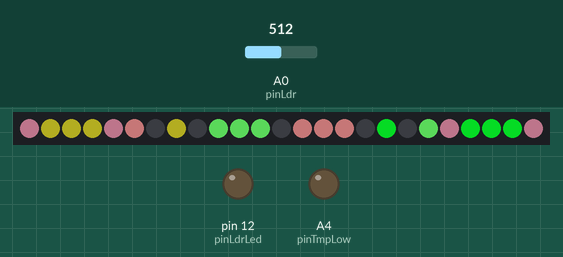
A sketch run on a simulated Arduino Uno, built with avr-gcc and run on an emulated ATmega328P. Shown: 25 RGB LEDs in strip order, left to right, output pins drawn as LEDs (lit = HIGH). Inputs (shaded band) come from the test bench; at power-on: A0 (pinLdr) = 512. Dim RGB values are drawn brighter than linear; random numbers use the default seed unless the sketch sets one.

Above: at 3.0 s.
3.3 s: A0 (pinLdr) set to 240
At 3.63 s:
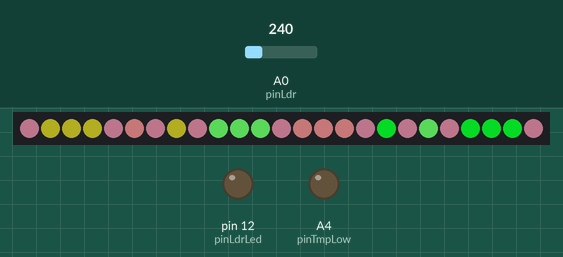
At 7.01 s:
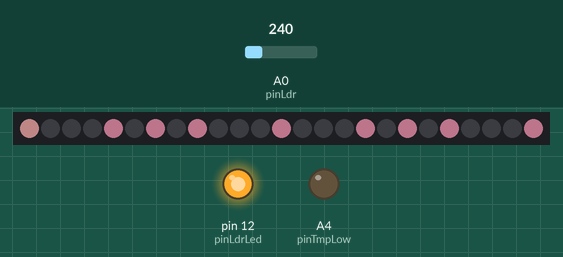
8.9 s: A0 (pinLdr) set to 122
13.0 s: A0 (pinLdr) set to 233
At 14.4 s:
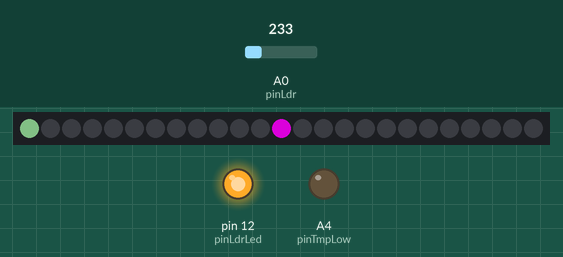
15.8 s: A0 (pinLdr) set to 260
18.6 s: A0 (pinLdr) set to 716
At 20.6 s:
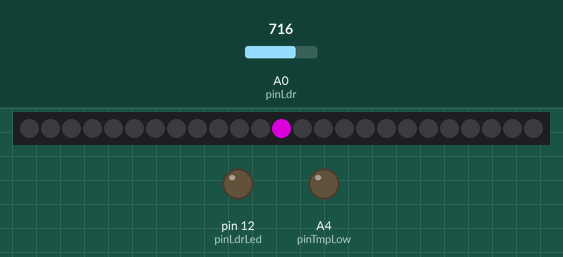
21.4 s: A0 (pinLdr) set to 511
Timing chart, 0 to 24.4 s (numbered marks = the images above; inputs shaded):
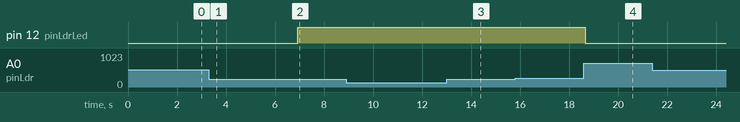

Measured:
- after the input at 3.3 s, pin 12 (pinLdrLed): LOW → HIGH after 3.6 s

The sketch:

LedMatrix5x5TmpLdr_v3.ino
```cpp
#include "numbers.h"
#include "letters.h"
#include <FastLED.h>

//LED Strip
#define LED_PIN     2
#define NUM_LEDS    25

#define MAX_BRIGHTNESS 250      // Full power is 255, watch the power!
#define MIN_BRIGHTNESS 100       //set to a minimum
int BRIGHTNESS = 150;

#define LED_TYPE    WS2811
#define COLOR_ORDER GRB

CRGB leds[NUM_LEDS];
CRGB _black = CRGB::Black;

uint8_t _updatesPerSecond=2, _delayDefault=100;

//Temperature TMP 36
const int pinTmp=A5, pinTmpLow=A4;
const unsigned long tmpUpdateDelay = 60000;
unsigned long tmpLastUpdate;
float tempC, tempF, tempCadjust= 0.0;
const int tempShowCount = 3;

//Light sensor with LDR
const int pinLdr=A0, pinLdrLed=12;
const unsigned int ldrUpdateDelay = 500, ldrThreshold = 250;
unsigned long ldrLastUpdate;
int ldrValue, ledValue;

void setup() {
  //Serial.begin(9600);
    delay( 2000 ); // power-up safety delay

    randomSeed(analogRead(7));

    pinMode(pinTmp, INPUT);
    //Set pins Gnd
    pinMode(pinTmpLow, OUTPUT);
    digitalWrite(pinTmpLow, LOW);

    pinMode(pinLdr, INPUT);
    pinMode(pinLdrLed, OUTPUT);

    FastLED.addLeds<LED_TYPE, LED_PIN, COLOR_ORDER>(leds, NUM_LEDS).setCorrection( TypicalLEDStrip );
    FastLED.setBrightness(  BRIGHTNESS );

    ldrSensor();
}


void loop()
{
  if(millis() - ldrLastUpdate > ldrUpdateDelay || ldrLastUpdate > millis()){
      ldrSensor();
      ldrLastUpdate = millis();
      /*
      Serial.print("millis: "); Serial.println(ldrLastUpdate);
      Serial.print("LDR: "); Serial.println(ldrValue);
      Serial.print("BRIGHTNESS: "); Serial.println(BRIGHTNESS);
      */
  }

  if(millis() - tmpLastUpdate > tmpUpdateDelay || tmpLastUpdate > millis()){
    displayTemperature();
    tmpLastUpdate = millis();
  }

  SelectMatrixPattern();
}


void SelectMatrixPattern()
{
    uint8_t secondHand = (millis() / 1000) % 60;
    static uint8_t lastSecond = 99; //prevents repeat of same pattern of all 60 seconds are assigned a pattern
    static uint8_t lastPattern = 99; //last pattern to prevent repeat of pattern

    if(lastSecond != secondHand) {
      lastSecond = secondHand;

      if(secondHand <= 10 & lastPattern != 0) {
        lastPattern = 0; MatrixCross();
      }else if(secondHand <= 15 & lastPattern != 1) {
        //Serial.println("MatrixOneByOne: ");
        lastPattern = 1; MatrixOneByOne();
      }else if(secondHand <= 25 & lastPattern != 2){
        //Serial.println("MatrixSnake: "); delay(50);
        lastPattern = 2; MatrixSnake();
      }else if(secondHand <= 35 & lastPattern != 3){
        //Serial.println("MatrixSquareInOut: ");
        lastPattern = 3;
        for(int i=0; i<random(1,5); i++){ MatrixSquareInOut(); } //run pattern 1 to 4 times
      }else if(secondHand <= 45 & lastPattern != 4) {
        //Serial.println("MatrixRandomFill: ");
        lastPattern = 4; MatrixRandomFill();
      }else{
        MatrixColorTemperature();
      }
    }
}

void MatrixCross(){
  FastLED.clear(); FastLED.delay(_delayDefault);

  CRGB color1 = CRGB(random8(), random(MIN_BRIGHTNESS), constrain(random8(), MIN_BRIGHTNESS, BRIGHTNESS)); //X
  CRGB color2 = CRGB(constrain(random8(), MIN_BRIGHTNESS, BRIGHTNESS), random8(), constrain(random8(), MIN_BRIGHTNESS, BRIGHTNESS)); //left
  CRGB color3 = CRGB(random8(), constrain(random8(), MIN_BRIGHTNESS, BRIGHTNESS), constrain(random8(), MIN_BRIGHTNESS, BRIGHTNESS)); //right
  CRGB color4 = CRGB(constrain(random8(), MIN_BRIGHTNESS, BRIGHTNESS), constrain(random8(), MIN_BRIGHTNESS, BRIGHTNESS), random8()); //bottom
  CRGB color5 = CRGB(constrain(random8(), MIN_BRIGHTNESS, BRIGHTNESS), constrain(random8(), MIN_BRIGHTNESS, BRIGHTNESS), constrain(random8(), MIN_BRIGHTNESS, BRIGHTNESS)); //top

  int numLeds = 12;
  int leds10_1[] = {0, 4, 20, 24, 6, 8, 16, 18, 12, 12, 12, 12};

  for(int i=0; i<numLeds; i+=4){
    leds[leds10_1[i]] = color1;
    leds[leds10_1[i+1]] = color1;
    leds[leds10_1[i+2]] = color1;
    leds[leds10_1[i+3]] = color1;

    FastLED.show(); FastLED.delay(_delayDefault*2);
  }

  FastLED.delay(_delayDefault);

  for(int i=0; i<random(1,5); i++){
    leds[1] = color4;
    leds[2] = color4;
    leds[3] = color4;
    leds[5] = color3;
    leds[14] = color3;
    leds[15] = color3;
    leds[21] = color5;
    leds[22] = color5;
    leds[23] = color5;
    leds[9] = color2;
    leds[10] = color2;
    leds[19] = color2;

    FastLED.show(); FastLED.delay(_delayDefault*2);

    leds[7] = color4;
    leds[13] = color3;
    leds[17] = color5;
    leds[11] = color2;

    FastLED.show(); FastLED.delay(_delayDefault*2);

    for(int i=numLeds-1; i>0; i-=4){
      leds[leds10_1[i]] = _black;
      leds[leds10_1[i-1]] = _black;
      leds[leds10_1[i-2]] = _black;
      leds[leds10_1[i-3]] = _black;

      FastLED.show();
      FastLED.delay(_delayDefault*2);
    }

    FastLED.delay(_delayDefault);

    for(int i=0; i<numLeds; i+=4){
      leds[leds10_1[i]] = color1;
      leds[leds10_1[i+1]] = color1;
      leds[leds10_1[i+2]] = color1;
      leds[leds10_1[i+3]] = color1;

      FastLED.show(); FastLED.delay(_delayDefault*2);
    }

    FastLED.delay(_delayDefault);

    leds[7] = _black;
    leds[13] = _black;
    leds[17] = _black;
    leds[11] = _black;

    FastLED.show(); FastLED.delay(_delayDefault*2);

    leds[1] = _black;
    leds[2] = _black;
    leds[3] = _black;
    leds[5] = _black;
    leds[14] = _black;
    leds[15] = _black;
    leds[21] = _black;
    leds[22] = _black;
    leds[23] = _black;
    leds[9] = _black;
    leds[10] = _black;
    leds[19] = _black;

    FastLED.show(); FastLED.delay(_delayDefault*2);
  }

}

void MatrixSquareInOut(){

  CRGB color1 = CRGB(random8(), random(MIN_BRIGHTNESS), constrain(random8(), MIN_BRIGHTNESS, BRIGHTNESS)); //outside
  CRGB color2 = CRGB(random8(), constrain(random8(), MIN_BRIGHTNESS, BRIGHTNESS), random(BRIGHTNESS)); //middle
  CRGB color3 = CRGB(random8(), random8(), random8()); //center

  FastLED.clear();
  FastLED.delay(_delayDefault*2);

  int numLeds = 8;
  int leds8_1[] = {0, 2, 4, 10, 14, 20, 22, 24};
  CRGB colors8_1[] = {color1, color1, color1, color1, color1, color1, color1, color1};
  updateLedsArray(numLeds, leds8_1, colors8_1, _delayDefault);

  int leds8_2[] = {1, 3, 5, 9, 15, 19, 21, 23};
  CRGB colors8_2[] = {color1, color1, color1, color1, color1, color1, color1, color1};
  updateLedsArray(numLeds, leds8_2, colors8_2, _delayDefault);

  numLeds = 4;
  int leds4_1[] = {8, 6, 16, 18};
  CRGB colors4_1[] = {color2, color2, color2, color2};
  updateLedsArray(numLeds, leds4_1, colors4_1, _delayDefault);

  int leds4_2[] = {7, 11, 13, 17};
  CRGB colors4_2[] = {color2, color2, color2, color2};
  updateLedsArray(numLeds, leds4_2, colors4_2, _delayDefault);

  numLeds = 1;
  int leds1_1[] = {12};
  CRGB colors1_1[] = {color3};
  updateLedsArray(numLeds, leds1_1, colors1_1, _delayDefault*2);

  int leds1_2[] = {12};
  CRGB colors1_2[] = {_black};
  updateLedsArray(numLeds, leds1_2, colors1_2, _delayDefault);

  numLeds = 4;
  int leds4_3[] = {7, 11, 13, 17};
  CRGB colors4_3[] = {_black, _black, _black, _black};
  updateLedsArray(numLeds, leds4_3, colors4_3, _delayDefault);

  int leds4_4[] = {8, 6, 16, 18};
  CRGB colors4_4[] = {_black, _black, _black, _black};
  updateLedsArray(numLeds, leds4_4, colors4_4, _delayDefault);

  numLeds = 8;
  int leds8_3[] = {1, 3, 5, 9, 15, 19, 21, 23};
  CRGB colors8_3[] = {_black, _black, _black, _black, _black, _black, _black, _black};
  updateLedsArray(numLeds, leds8_3, colors8_3, _delayDefault);

  int leds8_4[] = {0, 2, 4, 10, 14, 20, 22, 24};
  CRGB colors8_4[] = {_black, _black, _black, _black, _black, _black, _black, _black};
  updateLedsArray(numLeds, leds8_4, colors8_4, _delayDefault);
}

  // This function fills the palette with totally random colors.
void MatrixRandomFill()
{
  static int randomLed = random(NUM_LEDS);

  fill_solid( leds, NUM_LEDS, CRGB(MIN_BRIGHTNESS, MIN_BRIGHTNESS, MIN_BRIGHTNESS));
  FastLED.show();
  FastLED.delay(_delayDefault);

    for( int i = 0; i < NUM_LEDS*2; i++) {
        randomLed = random(NUM_LEDS);
        leds[randomLed] = CHSV( random(MIN_BRIGHTNESS, MAX_BRIGHTNESS), random(MIN_BRIGHTNESS, MAX_BRIGHTNESS), BRIGHTNESS);

        FastLED.show();

        ldrSensor();
        FastLED.delay(_delayDefault);
    }
}

void MatrixOneByOne(){
  CRGB color = CRGB(constrain(random(BRIGHTNESS), MIN_BRIGHTNESS, MAX_BRIGHTNESS),
    constrain(random(BRIGHTNESS), MIN_BRIGHTNESS, MAX_BRIGHTNESS),
    constrain(random(BRIGHTNESS), MIN_BRIGHTNESS, MAX_BRIGHTNESS));

  for(int i=0; i< NUM_LEDS; i++){
    leds[i] = color;
    FastLED.show();
    FastLED.delay(_delayDefault);

    if(i>0){ leds[i-1] = _black; }
  }

  FastLED.clear();
  FastLED.delay(_delayDefault);
}

void MatrixSnake(){
  fill_solid( leds, NUM_LEDS, CRGB(MIN_BRIGHTNESS, MIN_BRIGHTNESS, MIN_BRIGHTNESS));
  FastLED.show();
  FastLED.delay(_delayDefault*2);

  CRGB color1 = CRGB(255, 0, 0); //red
  CRGB color2 = CRGB(255, 130, 0); //orange
  CRGB color3 = CRGB(MAX_BRIGHTNESS, MAX_BRIGHTNESS, 0); //yellow
  CRGB color4 = CRGB(170, 255, 50); //lime
  CRGB color5 = CRGB(0, 255, 0); //green
  CRGB color6 = CRGB(0, MAX_BRIGHTNESS, MAX_BRIGHTNESS); //aqua
  CRGB color7 = CRGB(0, 125, 255); //light blue
  CRGB color8 = CRGB(0, 0, 255); //blue
  CRGB color9 = CRGB(50, 0, 255); //violet
  CRGB color10 = CRGB(130, 0, 255); //purple
  CRGB color11 = CRGB(130, 0, 130); //pinkish purple
  CRGB color12 = CRGB(250, 0, 250); //pink

  int numLeds = 1;
  int leds1_1[] = {24};
  CRGB colors1_1[] = {color1};
  updateLedsArray(numLeds, leds1_1, colors1_1, _delayDefault);

  numLeds = 2;
  int leds2_1[] = {23, 24};
  CRGB colors2_1[] = {color1, color2};
  updateLedsArray(numLeds, leds2_1, colors2_1, _delayDefault);

  numLeds = 3;
  int leds3_1[] = {22, 23, 24};
  CRGB colors3_1[] = {color1, color2, color3};
  updateLedsArray(numLeds, leds3_1, colors3_1, _delayDefault);

  numLeds = 4;
  int leds4_1[] = {21, 22, 23, 24};
  CRGB colors4_1[] = {color1, color2, color3, color4};
  updateLedsArray(numLeds, leds4_1, colors4_1, _delayDefault);

  numLeds = 5;
  int leds5_1[] = {20, 21, 22, 23, 24};
  CRGB colors5_1[] = {color1, color2, color3, color4, color5};
  updateLedsArray(numLeds, leds5_1, colors5_1, _delayDefault);

  numLeds = 6;
  int leds6_1[] = {19, 20, 21, 22, 23, 24};
  CRGB colors6_1[] = {color1, color2, color3, color4, color5, color6};
  updateLedsArray(numLeds, leds6_1, colors6_1, _delayDefault);

  numLeds = 7;
  int leds7_1[] = {10, 19, 20, 21, 22, 23, 24};
  CRGB colors7_1[] = {color1, color2, color3, color4, color5, color6, color7};
  updateLedsArray(numLeds, leds7_1, colors7_1, _delayDefault);

  numLeds = 8;
  int leds8_1[] = {9, 10, 19, 20, 21, 22, 23, 24};
  CRGB colors8_1[] = {color1, color2, color3, color4, color5, color6, color7, color8};
  updateLedsArray(numLeds, leds8_1, colors8_1, _delayDefault);

  numLeds = 9;
  int leds9_1[] = {0, 9, 10, 19, 20, 21, 22, 23, 24};
  CRGB colors9_1[] = {color1, color2, color3, color4, color5, color6, color7, color8, color9};
  updateLedsArray(numLeds, leds9_1, colors9_1, _delayDefault);

  numLeds = 10;
  int leds10_1[] = {1, 0, 9, 10, 19, 20, 21, 22, 23, 24};
  CRGB colors10_1[] = {color1, color2, color3, color4, color5, color6, color7, color8, color9, color10};
  updateLedsArray(numLeds, leds10_1, colors10_1, _delayDefault);

  numLeds = 11;
  int leds11_1[] = {2, 1, 0, 9, 10, 19, 20, 21, 22, 23, 24};
  CRGB colors11_1[] = {color1, color2, color3, color4, color5, color6, color7, color8, color9, color10, color11};
  updateLedsArray(numLeds, leds11_1, colors11_1, _delayDefault);

  numLeds = 12;
  int leds12_1[] = {3, 2, 1, 0, 9, 10, 19, 20, 21, 22, 23, 24};
  CRGB colors12_1[] = {color1, color2, color3, color4, color5, color6, color7, color8, color9, color10, color11, color12};
  updateLedsArray(numLeds, leds12_1, colors12_1, _delayDefault);

  numLeds = 13;
  int leds13_1[] = {4, 3, 2, 1, 0, 9, 10, 19, 20, 21, 22, 23, 24};
  CRGB colors13_1[] = {color1, color2, color3, color4, color5, color6, color7, color8, color9, color10, color11, color12, _black};
  updateLedsArray(numLeds, leds13_1, colors13_1, _delayDefault);

  int leds13_2[] = {5, 4, 3, 2, 1, 0, 9, 10, 19, 20, 21, 22, 23};
  CRGB colors13_2[] = {color1, color2, color3, color4, color5, color6, color7, color8, color9, color10, color11, color12, _black};
  updateLedsArray(numLeds, leds13_2, colors13_2, _delayDefault);

  int leds13_3[] = {14, 5, 4, 3, 2, 1, 0, 9, 10, 19, 20, 21, 22};
  CRGB colors13_3[] = {color1, color2, color3, color4, color5, color6, color7, color8, color9, color10, color11, color12, _black};
  updateLedsArray(numLeds, leds13_3, colors13_3, _delayDefault);

  int leds13_4[] = {15, 14, 5, 4, 3, 2, 1, 0, 9, 10, 19, 20, 21};
  CRGB colors13_4[] = {color1, color2, color3, color4, color5, color6, color7, color8, color9, color10, color11, color12, _black};
  updateLedsArray(numLeds, leds13_4, colors13_4, _delayDefault);

  int leds13_5[] = {16, 15, 14, 5, 4, 3, 2, 1, 0, 9, 10, 19, 20};
  CRGB colors13_5[] = {color1, color2, color3, color4, color5, color6, color7, color8, color9, color10, color11, color12, _black};
  updateLedsArray(numLeds, leds13_5, colors13_5, _delayDefault);

  int leds13_6[] = {17, 16, 15, 14, 5, 4, 3, 2, 1, 0, 9, 10, 19};
  CRGB colors13_6[] = {color1, color2, color3, color4, color5, color6, color7, color8, color9, color10, color11, color12, _black};
  updateLedsArray(numLeds, leds13_6, colors13_6, _delayDefault);

  leds[18] = color1;
  leds[17] = color2;
  leds[16] = color3;
  leds[15] = color4;
  leds[14] = color5;
  leds[5] = color6;
  leds[4] = color7;
  leds[3] = color8;
  leds[2] = color9;
  leds[1] = color10;
  leds[0] = color11;
  leds[9] = color12;
  leds[10] = _black;
  FastLED.show();
  FastLED.delay(_delayDefault);

  leds[11] = color1;
  leds[18] = color2;
  leds[17] = color3;
  leds[16] = color4;
  leds[15] = color5;
  leds[14] = color6;
  leds[5] = color7;
  leds[4] = color8;
  leds[3] = color9;
  leds[2] = color10;
  leds[1] = color11;
  leds[0] = color12;
  leds[9] = _black;
  FastLED.show();
  FastLED.delay(_delayDefault);

  leds[8] = color1; leds[11] = color2; leds[18] = color3; leds[17] = color4; leds[16] = color5;
  leds[15] = color6;
  leds[14] = color7;
  leds[5] = color8;
  leds[4] = color9;
  leds[3] = color10;
  leds[2] = color11;
  leds[1] = color12;
  leds[0] = _black;
  FastLED.show();
  FastLED.delay(_delayDefault);

  leds[7] = color1;
  leds[8] = color2;
  leds[11] = color3;
  leds[18] = color4;
  leds[17] = color5;
  leds[16] = color6;
  leds[15] = color7;
  leds[14] = color8;
  leds[5] = color9;
  leds[4] = color10;
  leds[3] = color11;
  leds[2] = color12;
  leds[1] = _black;
  FastLED.show();
  FastLED.delay(_delayDefault);

  leds[6] = color1;
  leds[7] = color2;
  leds[8] = color3;
  leds[11] = color4;
  leds[18] = color5;
  leds[17] = color6;
  leds[16] = color7;
  leds[15] = color8;
  leds[14] = color9;
  leds[5] = color10;
  leds[4] = color11;
  leds[3] = color12;
  leds[2] = _black;
  FastLED.show();
  FastLED.delay(_delayDefault);

  leds[13] = color1;
  leds[6] = color2;
  leds[7] = color3;
  leds[8] = color4;
  leds[11] = color5;
  leds[18] = color6;
  leds[17] = color7;
  leds[16] = color8;
  leds[15] = color9;
  leds[14] = color10;
  leds[5] = color11;
  leds[4] = color12;
  leds[3] = _black;
  FastLED.show();
  FastLED.delay(_delayDefault);

  leds[12] = color1;
  leds[13] = color2;
  leds[6] = color3;
  leds[7] = color4;
  leds[8] = color5;
  leds[11] = color6;
  leds[18] = color7;
  leds[17] = color8;
  leds[16] = color9;
  leds[15] = color10;
  leds[14] = color11;
  leds[5] = color12;
  leds[4] = _black;
  FastLED.show();
  FastLED.delay(_delayDefault);

  leds[12] = color2;
  leds[13] = color3;
  leds[6] = color4;
  leds[7] = color5;
  leds[8] = color6;
  leds[11] = color7;
  leds[18] = color8;
  leds[17] = color9;
  leds[16] = color10;
  leds[15] = color11;
  leds[14] = color12;
  leds[5] = _black;
  FastLED.show();
  FastLED.delay(_delayDefault);

  leds[12] = color3;
  leds[13] = color4;
  leds[6] = color5;
  leds[7] = color6;
  leds[8] = color7;
  leds[11] = color8;
  leds[18] = color9;
  leds[17] = color10;
  leds[16] = color11;
  leds[15] = color12;
  leds[14] = _black;
  FastLED.show();
  FastLED.delay(_delayDefault);

  leds[12] = color4;
  leds[13] = color5;
  leds[6] = color6;
  leds[7] = color7;
  leds[8] = color8;
  leds[11] = color9;
  leds[18] = color10;
  leds[17] = color11;
  leds[16] = color12;
  leds[15] = _black;
  FastLED.show(); FastLED.delay(_delayDefault);

  leds[12] = color5;
  leds[13] = color6;
  leds[6] = color7;
  leds[7] = color8;
  leds[8] = color9;
  leds[11] = color10;
  leds[18] = color11;
  leds[17] = color12;
  leds[16] = _black;
  FastLED.show(); FastLED.delay(_delayDefault);

  leds[12] = color6;
  leds[13] = color7;
  leds[6] = color8;
  leds[7] = color9;
  leds[8] = color10;
  leds[11] = color11;
  leds[18] = color12;
  leds[17] = _black;
  FastLED.show(); FastLED.delay(_delayDefault);

  leds[12] = color7;
  leds[13] = color8;
  leds[6] = color9;
  leds[7] = color10;
  leds[8] = color11;
  leds[11] = color12;
  leds[18] = _black;
  FastLED.show(); FastLED.delay(_delayDefault);

  leds[12] = color8;
  leds[13] = color9;
  leds[6] = color10;
  leds[7] = color11;
  leds[8] = color12;
  leds[11] = _black;
  FastLED.show(); FastLED.delay(_delayDefault);

  leds[12] = color9;
  leds[13] = color10;
  leds[6] = color11;
  leds[7] = color12;
  leds[8] = _black;
  FastLED.show(); FastLED.delay(_delayDefault);

  leds[12] = color10;
  leds[13] = color11;
  leds[6] = color12;
  leds[7] = _black;
  FastLED.show(); FastLED.delay(_delayDefault);

  leds[12] = color11;
  leds[13] = color12;
  leds[6] = _black;
  FastLED.show(); FastLED.delay(_delayDefault);

  numLeds = 2;
  int leds2_2[] = {12, 13};
  CRGB colors2_2[] = {color12, _black};
  updateLedsArray(numLeds, leds2_2, colors2_2, _delayDefault);

  numLeds = 1;
  int leds1_2[] = {13};
  CRGB colors1_2[] = {_black};
  updateLedsArray(numLeds, leds1_2, colors1_2, _delayDefault);
}

void MatrixColorTemperature(){
  // FastLED provides these pre-conigured incandescent color profiles:
//     Candle, Tungsten40W, Tungsten100W, Halogen, CarbonArc,
//     HighNoonSun, DirectSunlight, OvercastSky, ClearBlueSky,
// FastLED provides these pre-configured gaseous-light color profiles:
//     WarmFluorescent, StandardFluorescent, CoolWhiteFluorescent,
//     FullSpectrumFluorescent, GrowLightFluorescent, BlackLightFluorescent,
//     MercuryVapor, SodiumVapor, MetalHalide, HighPressureSodium,
// FastLED also provides an "Uncorrected temperature" profile
//    UncorrectedTemperature;

int numbColorProfiles = 9;
int colorProfiles[] = {Candle, Tungsten40W, Tungsten100W, Halogen, CarbonArc,
  HighNoonSun, DirectSunlight, OvercastSky, ClearBlueSky};
//int colorProfile = colorProfiles[random(numbColorProfiles)]; //set default
FastLED.setTemperature( colorProfiles[random(numbColorProfiles)] );

// How many seconds to show each temperature before switching
int DISPLAYTIME=20;

  // draw a generic, no-name rainbow
  static uint8_t starthue = 100;

  for(int i=0; i<DISPLAYTIME*100; i++)
  {
    fill_rainbow( leds, NUM_LEDS, --starthue, 20);

    FastLED.show();
    FastLED.delay(8);
  }
}

//Read LDR and set BRIGHTNESS
void ldrSensor(){
  ldrValue = analogRead(pinLdr);

  if(ldrValue < ldrThreshold) //low light
  {
    ledValue = 1;
    BRIGHTNESS = constrain((int)(ldrValue * 0.75), MIN_BRIGHTNESS, MAX_BRIGHTNESS);

  }else{
    ledValue = 0;
    BRIGHTNESS = MAX_BRIGHTNESS;
  }

  digitalWrite(pinLdrLed, ledValue);

  setFramesPerSecond();
}

void setFramesPerSecond(){
  _updatesPerSecond = constrain((int)(ldrValue/100)*3,2,20);
  _delayDefault = 1000/_updatesPerSecond;
}


void displayTemperature(){
  CRGB color;

  for(int i=0; i<tempShowCount; i++){
    tmp36Sensor();

    String tempFstr = String((int)(tempF + .5f), DEC); //adding .5 then cast to int (which truncates) is same as round

    if(tempF < 65.){
      color = CHSV(HUE_BLUE, 255, BRIGHTNESS);
    }else if(tempF >= 75.){
      color = CHSV(HUE_RED, 255, BRIGHTNESS);
    }else{
      color = CHSV(HUE_GREEN, 255, BRIGHTNESS);
    }

      for(int i=0; i<tempFstr.length(); i++){
        numberToIntArray(tempFstr[i], color);
    }

    letterToIntArray('F', CHSV(HUE_YELLOW, 255, BRIGHTNESS));
  }
}

void tmp36Sensor(){
  int reading = analogRead(pinTmp);
  float tmp36Voltage = reading * 5.0;
  tmp36Voltage /= 1024.0;

  tempC = (tmp36Voltage - .5)*100.0 + tempCadjust;
  tempF = (tempC * 9.0/5.0) + 32.;

  //Serial.print("Temp F: "); Serial.println(tempF);
}

void numberToIntArray(char number, CRGB color){
//  Serial.print("from numberToIntArray: ");
//Serial.print("number: "); Serial.println(myNumber);

  int myNumber = number - '0'; //converts single char to int

  switch(myNumber){
    case 0:
      showCharacter(numb0,sizeof(numb0)/sizeof(int), color);
      break;
    case 1:
      showCharacter(numb1,sizeof(numb1)/sizeof(int), color);
      break;
    case 2:
      showCharacter(numb2,sizeof(numb2)/sizeof(int), color);
      break;
    case 3:
      showCharacter(numb3,sizeof(numb3)/sizeof(int), color);
      break;
    case 4:
      showCharacter(numb4,sizeof(numb4)/sizeof(int), color);
      break;
    case 5:
      showCharacter(numb5,sizeof(numb5)/sizeof(int), color);
      break;
    case 6:
      showCharacter(numb6,sizeof(numb6)/sizeof(int), color);
      break;
    case 7:
      showCharacter(numb7,sizeof(numb7)/sizeof(int), color);
      break;
    case 8:
      showCharacter(numb8,sizeof(numb8)/sizeof(int), color);
      break;
    case 9:
      showCharacter(numb9,sizeof(numb9)/sizeof(int), color);
      break;
    default:
      showCharacter(oye,sizeof(oye)/sizeof(int), color);
  }
}

void letterToIntArray(char letter, CRGB rgb){

  switch(letter){
    case 'F':
      //Serial.println("Yes!! F");
      showCharacter(letterF,sizeof(letterF)/sizeof(int), rgb);
      break;
    default:
      showCharacter(oye,sizeof(oye)/sizeof(int), CRGB::Red);
  }
}

void showCharacter(int number[], int n, CRGB rgb){
  FastLED.clear();
  FastLED.delay(1000);

  for(int i=0; i< n; i++){
    leds[number[i]] = rgb;
  }

  FastLED.setBrightness(BRIGHTNESS);
  FastLED.show();

  FastLED.delay(1000);
  FastLED.clear();
}

void updateLedsArray(int numbLeds, int ledsToLight[], CRGB colors[], int delayValue){
  for(int i=0; i<numbLeds; i++){
    leds[ledsToLight[i]] = colors[i];
  }

  FastLED.show();
  FastLED.delay(delayValue);
}
```

Source omitted: letters.h (173 bytes), numbers.h (data table, 697 bytes)
